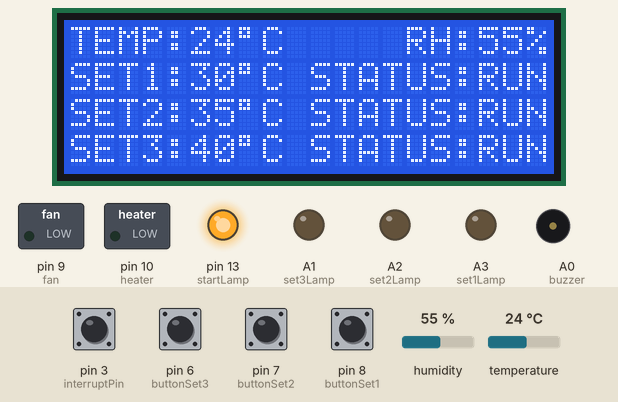
Bench run of a sketch on a simulated Arduino Uno, built with avr-gcc and run on an emulated ATmega328P. Shown: 20×4 character LCD, switched loads named in the sketch (green lamp = pin HIGH), output pins drawn as LEDs (lit = HIGH), buzzer (waves = sounding, pin HIGH). The inputs (shaded band) are chosen by the test bench; at power-on: pin 3 (interruptPin) HIGH, pin 6 (buttonSet3), pin 7 (buttonSet2), pin 8 (buttonSet1) LOW, temperature 24 °C, humidity 55 %. The modem accepts every AT command (registered, SIM ready, sends succeed) and sends nothing else; what the sketch prints to the serial monitor is not drawn.

Above: at 18.0 s.
18.1 s: temperature set to 29 °C
At 19.8 s:
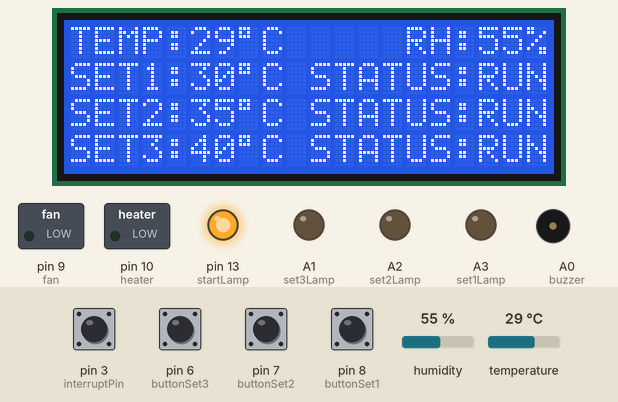
20.7 s: temperature set to 32 °C
At 23.7 s:
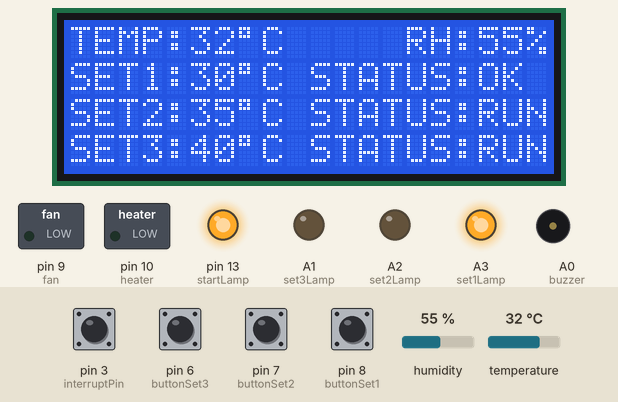
24.2 s: pin 3 (interruptPin) pulled LOW for 0.15 s
At 25.8 s:
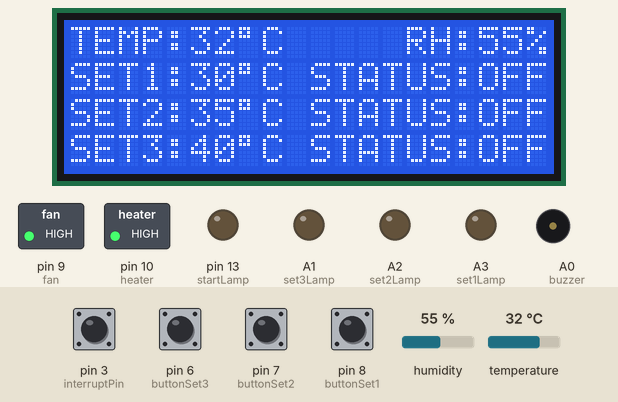
26.1 s: temperature set to 11 °C
At 28.3 s:
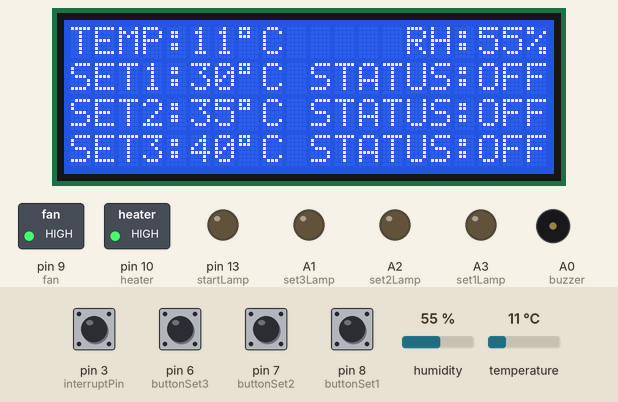
28.6 s: temperature set to 8 °C
At 30.3 s:
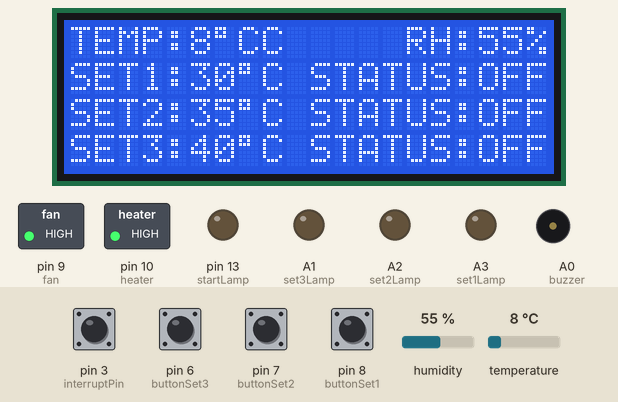
30.6 s: pin 3 (interruptPin) pulled LOW for 1 s
At 32.5 s:
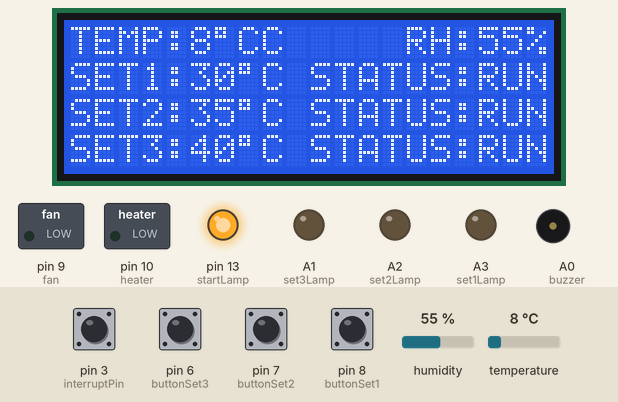
Timing chart, 0 to 34.0 s (numbered marks = the images above; inputs shaded):
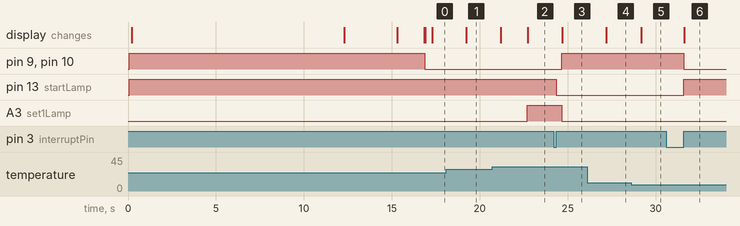

The sketch:

FIX.ino
```cpp
#include <LiquidCrystal_I2C.h>
LiquidCrystal_I2C lcd(0x3F, 20, 4);

#include <Wire.h>
#include "DHT.h"
#define DHTPIN 2
#define DHTTYPE DHT11
DHT dht(DHTPIN, DHTTYPE);

#include <SoftwareSerial.h>
#define DEBUG true
#define SSID "hamdan"     // "SSID-WiFiname"
#define PASS "assalamualaikum" // "password"
#define IP "184.106.153.149"      // thingspeak.com ip
String msg = "GET /update?key=PDO4PJQ22E8VH2ZU"; //change it with your api key like "GET /update?key=Your Api Key"
SoftwareSerial esp8266(11,12);


int     temp;
int     hum;
int     temperature;
String  tempC;
String  humH;
int     error;


const byte interruptPin = 3;
const int buttonUp      = 4;
const int buttonDown    = 5;
const int buttonSet3    = 6;
const int buttonSet2    = 7;
const int buttonSet1    = 8;
const int fan           = 9 ;
const int heater        = 10;
const int startLamp     = 13;
const int set1Lamp      = A3;
const int set2Lamp      = A2;
const int set3Lamp      = A1;
const int buzzer        = A0;

volatile byte ledState  = LOW;

char  A           = 0;
int   B           = 0;
int   C           = 0;
char  buzzerStart = 0;
int   set1        = 30;
int   set2        = 35;
int   set3        = 40;

void setup()
  {
    Serial.begin(115200);
    attachInterrupt(digitalPinToInterrupt(interruptPin),buttonHold, RISING);
    dht.begin();
    lcd.begin();
    lcd.backlight();
    lcd.clear();
    pinMode(buttonDown, INPUT);
    pinMode(buttonUp, INPUT);
    pinMode(buttonSet1, INPUT);
    pinMode(buttonSet2, INPUT);
    pinMode(buttonSet3, INPUT);
    pinMode(interruptPin, INPUT_PULLUP);

    pinMode(startLamp, OUTPUT);
    pinMode(fan, OUTPUT);
    pinMode(heater, OUTPUT);
    pinMode(set1Lamp, OUTPUT);
    pinMode(set2Lamp, OUTPUT);
    pinMode(set3Lamp, OUTPUT);
    pinMode(buzzer, OUTPUT);

    digitalWrite(heater, HIGH);
    digitalWrite(fan, HIGH);


    lcd.setCursor(0, 0);
    lcd.print("  THERMOGYRO METER");
    delay(100);
    lcd.setCursor(0, 2);
    lcd.print("Connecting...");
    lcd.setCursor(0, 3);
    lcd.print("Please Wait...");
    Serial.begin(115200); //or use default 115200.
    esp8266.begin(115200);
    Serial.println("AT");
    esp8266.println("AT");

    delay(5000);

    if(esp8266.find("OK"))
      {
        connectWiFi();
      }

    lcd.clear();
    lcd.setCursor(0, 0);
    lcd.print("  THERMOGYRO METER");
    lcd.setCursor(0, 1);
    lcd.print("by Ovi Indriyani");
    lcd.setCursor(0, 2);
    lcd.print("Teknik Elektro");
    lcd.setCursor(0, 3);
    lcd.print("UNJANI - CIMAHI");
    delay(3000);
    lcd.clear();
    lcd.print("Starting.....");
    delay(1500);

    lcd.clear();
    lcd.setCursor(0, 0);
    lcd.print("TEMP:  \337C");
    lcd.setCursor(14, 0);
    lcd.print("RH:  % ");
    lcd.setCursor(0, 1);
    lcd.print("SET1:");
    lcd.setCursor(7, 1);
    lcd.print("\337C");
    lcd.setCursor(0, 2);
    lcd.print("SET2:");
    lcd.setCursor(7, 2);
    lcd.print("\337C");
    lcd.setCursor(0, 3);
    lcd.print("SET3:");
    lcd.setCursor(7, 3);
    lcd.print("\337C");
    lcd.setCursor(5, 1);
    lcd.print(set1);
    lcd.setCursor(5, 2);
    lcd.print(set2);
    lcd.setCursor(5, 3);
    lcd.print(set3);
  }

void loop()
  {
    delay(10);
    button();
    indicator();
    control ();
    condition ();
    temperatureChange();
    B = B+10; if (B >= 100) {temperatureRead(); B = 0;}
  }


void buttonHold ()
  {
    ledState = !ledState;
    digitalWrite(startLamp, ledState);
    if (ledState == HIGH){A=1;}
    if (ledState == LOW){A=0; buzzerStart = 0;}
  }


void button()
  {
    if (ledState == LOW)
      {
        if (digitalRead(buttonSet1) == HIGH && digitalRead(buttonUp) == HIGH) {set1=set1+1; delay(100); if (set1>=set2) {set1=set2;}}
        if (digitalRead(buttonSet1) == HIGH && digitalRead(buttonDown) == HIGH) {set1=set1-1; delay(100); if (set1<=10) {set1=10;}}

        if (digitalRead(buttonSet2) == HIGH && digitalRead(buttonUp) == HIGH) {set2=set2+1; delay(100); if (set2>=set3) {set2=set3;}}
        if (digitalRead(buttonSet2) == HIGH && digitalRead(buttonDown) == HIGH) {set2=set2-1; delay(100); if (set2<=set1) {set2=set1;}}

        if (digitalRead(buttonSet3) == HIGH && digitalRead(buttonUp) == HIGH) {set3=set3+1; delay(100); if (set3>=50) {set3=50;}}
        if (digitalRead(buttonSet3) == HIGH && digitalRead(buttonDown) == HIGH) {set3=set3-1; delay(100); if (set3<=set2) {set3=set2;}}

        if (digitalRead(buttonSet1) == HIGH && digitalRead(buttonSet2) == HIGH && digitalRead(buttonSet3) == HIGH) {set1=30;set2=35;set3=40;}

        lcd.setCursor(5, 1);
        lcd.print(set1);
        lcd.setCursor(5, 2);
        lcd.print(set2);
        lcd.setCursor(5, 3);
        lcd.print(set3);
      }
   }


void indicator ()
  {
    if (ledState == HIGH)
      {
        if (set1 < temperature){analogWrite (set1Lamp,255);} else {analogWrite (set1Lamp,0 );}
        if (set2 < temperature){analogWrite (set2Lamp,255);} else {analogWrite (set2Lamp,0 );}
        if (set3 < temperature){analogWrite (set3Lamp,255); analogWrite (buzzer,255);}
      }
    else
      {
        analogWrite (set1Lamp,0 );
        analogWrite (set2Lamp,0 );
        analogWrite (set3Lamp,0 );
        analogWrite (buzzer,0);
      }
   }


void control ()
  {
    if (ledState == HIGH)
      {
        if (set1 < temperature && set2 < temperature && set3 < temperature)
          {
            digitalWrite(heater, HIGH);
            digitalWrite(fan, HIGH);
          }
        else
          {
            digitalWrite(heater, LOW);
            digitalWrite(fan, LOW);
          }
       }
   else
     {
       digitalWrite(heater, HIGH);
       digitalWrite(fan, HIGH);
     }

  }


void condition()
  {
    if (A==1)
      {
        if (set1 < temperature){lcd.setCursor(10, 1);lcd.print("STATUS:OK ");} else {lcd.setCursor(10, 1); lcd.print("STATUS:RUN");}
        if (set2 < temperature){lcd.setCursor(10, 2);lcd.print("STATUS:OK ");} else {lcd.setCursor(10, 2); lcd.print("STATUS:RUN");}
        if (set3 < temperature){lcd.setCursor(10, 3);lcd.print("STATUS:OK ");} else {lcd.setCursor(10, 3); lcd.print("STATUS:RUN");}
      }

    if (A==0)
      {
        lcd.setCursor(10, 1);
        lcd.print("STATUS:OFF");
        lcd.setCursor(10, 2);
        lcd.print("STATUS:OFF");
        lcd.setCursor(10, 3);
        lcd.print("STATUS:OFF");}
   }


void temperatureChange()
  {
    float hum = dht.readHumidity();
    float temp = dht.readTemperature();
    char buffer[10];
    tempC = dtostrf(temp, 4, 1, buffer);
    humH = dtostrf(hum, 4, 1, buffer);
  }


void temperatureRead()
  {
    float hum = dht.readHumidity();
    float temp = dht.readTemperature();
    temperature = dht.readTemperature() ;
    if (isnan(hum) || isnan(temp))
      {
        Serial.println("Failed to read from DHT sensor!");
        return;
      }

    lcd.setCursor(5, 0);
    lcd.print(temp , 0);
    lcd.print("\337C");
    lcd.setCursor(17, 0);
    lcd.print(hum , 0);
    lcd.print("%");

    if (ledState == HIGH)
      {
        Serial.println("");
        Serial.println("");
        Serial.print("Temperature: ");
        Serial.print(temp);
        Serial.print(" *C ");
        Serial.print("Humidity: ");
        Serial.print(hum);
        Serial.println(" %\t");

        String cmd = "AT+CIPSTART=\"TCP\",\"";
        cmd += IP;
        cmd  += "\",80";
        Serial.println(cmd);
        esp8266.println(cmd);
        delay(500);

        if(esp8266.find("Error"))
          {
            return;
          }

        cmd = msg ;
        cmd += "&field1=";    //field 1 for temperature
        cmd += tempC;
        cmd += "&field2=";  //field 2 for humidity
        cmd += humH;
        cmd += "\r\n";
        Serial.print("AT+CIPSEND=");
        esp8266.print("AT+CIPSEND=");
        Serial.println(cmd.length());
        esp8266.println(cmd.length());

        if(esp8266.find(">"))
          {
            Serial.print(cmd);
            esp8266.print(cmd);
          }
      }
  }


boolean connectWiFi()
  {
    Serial.println("AT+CWMODE=1");
    esp8266.println("AT+CWMODE=1");
    delay(2000);
    String cmd="AT+CWJAP=\"";
    cmd+=SSID;
    cmd+="\",\"";
    cmd+=PASS;
    cmd+="\"";
    Serial.println(cmd);
    esp8266.println(cmd);
    delay(5000);

    if(esp8266.find("OK"))
      {
        return true;
      }
    else
      {
        return false;
      }
  }
```

Measured:
- the behaviour switches between 30 and 31 °C on temperature (found by bisection; images 1 and 2)
- the behaviour switches between 10 and 9 °C on temperature (found by bisection; images 4 and 5)
- after the input at 18.1 s, the display: changes after 1.1 s (image 1)
- after the input at 20.7 s, A3 (set1Lamp): LOW → HIGH after 2.0 s; the display: first changes after 0.49 s (image 2 shows a later state)
- after the input at 24.2 s, pin 9 (fan), pin 10 (heater): LOW → HIGH after 0.47 s; pin 13 (startLamp): HIGH → LOW after 0.15 s; A3 (set1Lamp): HIGH → LOW after 0.47 s; the display: changes after 0.50 s (image 3)
- after the input at 26.1 s, the display: changes after 1.1 s (image 4)
- after the input at 28.6 s, the display: changes after 0.59 s (image 5)
- after the input at 30.6 s, pin 9 (fan), pin 10 (heater): HIGH → LOW after 1.0 s; pin 13 (startLamp): LOW → HIGH after 1.0 s; the display: changes after 1.0 s (image 6)
